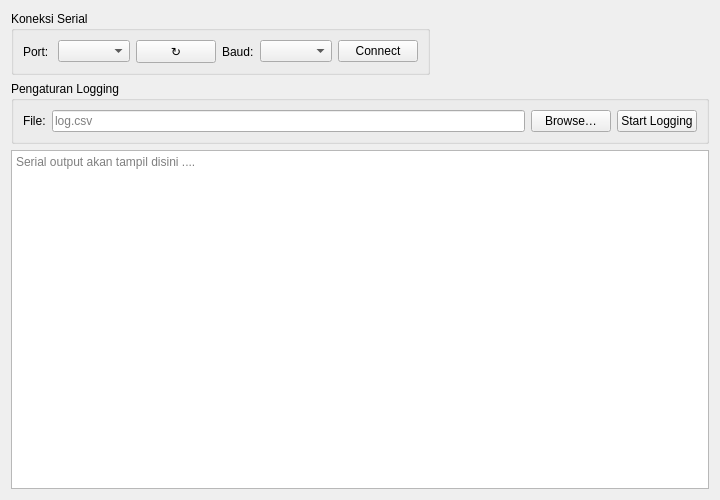
<?xml version="1.0" encoding="UTF-8"?>
<ui version="4.0">
 <class>Form</class>
 <widget class="QWidget" name="Form">
  <property name="geometry">
   <rect>
    <x>0</x>
    <y>0</y>
    <width>720</width>
    <height>500</height>
   </rect>
  </property>
  <property name="windowTitle">
   <string>Serial Data Logger</string>
  </property>
  <layout class="QVBoxLayout" name="verticalLayout">
   <item alignment="Qt::AlignLeft">
    <widget class="QGroupBox" name="serialGroup">
     <property name="title">
      <string>Koneksi Serial</string>
     </property>
     <layout class="QHBoxLayout" name="serialLayout">
      <item>
       <widget class="QLabel" name="label_port">
        <property name="text">
         <string>Port: </string>
        </property>
       </widget>
      </item>
      <item>
       <widget class="QComboBox" name="portBox"/>
      </item>
      <item>
       <widget class="QPushButton" name="refresh_ports_btn">
        <property name="toolTip">
         <string>Refresh Port List</string>
        </property>
        <property name="text">
         <string>↻</string>
        </property>
       </widget>
      </item>
      <item>
       <widget class="QLabel" name="label_baud">
        <property name="text">
         <string>Baud:</string>
        </property>
       </widget>
      </item>
      <item>
       <widget class="QComboBox" name="baudBox"/>
      </item>
      <item>
       <widget class="QPushButton" name="connectBtn">
        <property name="text">
         <string>Connect</string>
        </property>
       </widget>
      </item>
     </layout>
    </widget>
   </item>
   <item>
    <widget class="QGroupBox" name="loggingGroup">
     <property name="title">
      <string>Pengaturan Logging</string>
     </property>
     <layout class="QHBoxLayout" name="loggingLayout">
      <item>
       <widget class="QLabel" name="label_file">
        <property name="text">
         <string>File:</string>
        </property>
       </widget>
      </item>
      <item>
       <widget class="QLineEdit" name="filepathEdit">
        <property name="placeholderText">
         <string>log.csv</string>
        </property>
       </widget>
      </item>
      <item>
       <widget class="QPushButton" name="browseBtn">
        <property name="text">
         <string>Browse…</string>
        </property>
       </widget>
      </item>
      <item>
       <widget class="QPushButton" name="startBtn">
        <property name="text">
         <string>Start Logging</string>
        </property>
       </widget>
      </item>
     </layout>
    </widget>
   </item>
   <item>
    <widget class="QTextEdit" name="text">
     <property name="readOnly">
      <bool>true</bool>
     </property>
     <property name="placeholderText">
      <string>Serial output akan tampil disini ....</string>
     </property>
    </widget>
   </item>
  </layout>
 </widget>
 <resources/>
 <connections/>
</ui>
